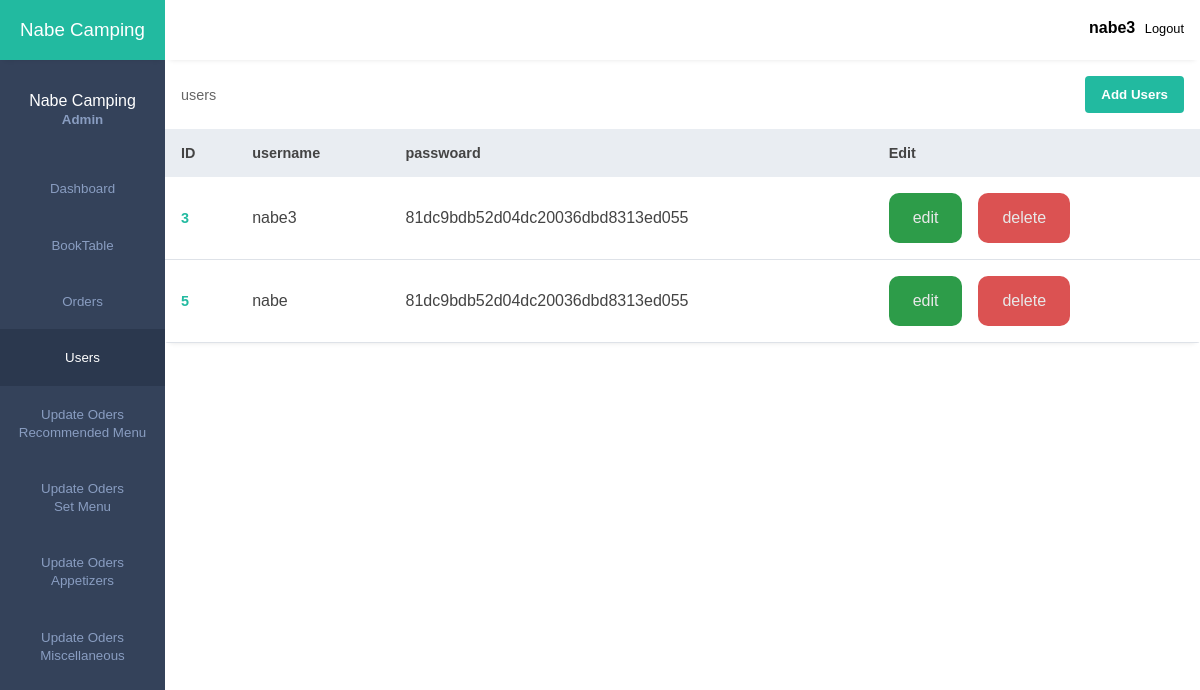
Page /aduser.php (signed in) on the committed database.
### tables this page shows
CREATE TABLE `user` (
  `ID` int(10) UNSIGNED NOT NULL,
  `username` varchar(100) NOT NULL,
  `password` varchar(100) NOT NULL
);

### aduser.php (the view, shortened to what this page needs)
<?php
    include('server.php');
?>
<!DOCTYPE html>
<html lang="en">
<head>
    <link rel="stylesheet" href="css/dashboardadmin.css">
    <link rel="stylesheet" href="css/styleuser.css">
    <link rel="stylesheet" href="https://maxst.icons8.com/vue-static/landings/line-awesome/line-awesome/1.3.0/css/line-awesome.min.css">
</head>
<body>
    <div class="sidebar">
        <div class="side-header">
            <h3><span>Nabe Camping</span></h3>
        </div>
        <div class="side-content">
            <div class="profile">
                <h4>Nabe Camping</h4>
                <small>Admin</small>
            </div>
            <div class="side-menu">
                <ul>
                    <li>
                       <a href="dashboard.php">
                            <small>Dashboard</small>
                        </a>
                    </li>
                       <a href="booking.php">
                            <small>BookTable</small>
                        </a>
                    <li>
                       <a href="Oders.php">
                            <small>Orders</small>
                        </a>
                    </li>
                    <li>
                       <a href="aduser.php" class="active">
                            <small>Users</small>
                        </a>
                    </li>
                    <li>
                       <a href="updateoder_rec.php">
                            <small>Update Oders <br>Recommended Menu </small>
                        </a>
                    </li>
                    <li>
                       <a href="updateoder_set.php">
                            <small>Update Oders <br>Set Menu</small>
                        </a>
                    </li>
                    <li>
                       <a href="updateoder_app.php">
                            <small>Update Oders <br>Appetizers</small>
                        </a>
                    </li>
                    <li>
                       <a href="updateoder_mis.php">
                            <small>Update Oders <br> Miscellaneous </small>
                        </a>
                    </li>
                </ul>
            </div>
        </div>
    </div>
    <div class="main-content">
        <header>
            <div class="header-content">
                <div class="header-menu">
                    <div class="user">
                        <?php if (isset($_SESSION['username'])) : ?>
                        <p class="usernametext"><strong><?php echo $_SESSION['username'] ; ?></strong></p>
                        <a href="aduser.php?logout='1'"><span class="las la-power-off"></span></a>
                        <a href="aduser.php?logout='1'"><span class ="btnlogout">Logout</span></a>
                        <?php endif ?>
                    </div>
                </div>
            </div>
        </header>
        <main>
                <div class="records table-responsive">
                    <div class="record-header">
                        <div class="add">
                            <span>users</span>
                        </div>
                        <div class="add">
                            <a href="register.php"><button>Add Users</button></a>
                        </div>
                    </div>
                    <div>
                    <table width="100%">
                            <thead>
                                <tr>
                                    <th>ID</th>
                                    <th> username</th>
                                    <th> passwoard</th>
                                    <th> Edit</th>
                                </tr>
                            </thead>
                        <tbody>
                                    <?php
                                        $query = "SELECT * FROM user";
                                        $query_run = mysqli_query($conn, $query);
                                        if (mysqli_num_rows($query_run) > 0)
                                        {
                                            foreach($query_run as $row)
                                            {
                                                ?>
                                                <tr>
                                                    <td><?= $row['ID']; ?></td>
                                                    <td><?= $row['username']; ?></td>
                                                    <td><?= $row['password']; ?></td>
                                                    <td>
                                                        <div class="btnuser">
                                                            <a href="aduser_edit.php?id=<?= $row['ID'];?>"><button class="btn1 primary-btn1">edit</button></a>
                                                            <form action="aduser_edit_db.php" method="POST">
                                                                <button class="btn2 primary-btn2" name="user_delete" value="<?= $row['ID']; ?>" type="submit">delete</button>
                                                            </form>
                                                        </div>
                                                    </td>
                                                </tr>
                                                <?php
                                            }
                                        }
                                        else
                                        {
                                            ?>
                                                <tr>
                                                    <td colspan="3">No Record not Found</td>
                                                </tr>
                                            <?php
                                        }
                                    ?>
                        </tbody>
                    </table>
                    </div>
                </div>
            </div>
</body>
</html>

### css/dashboardadmin.css (style rules this page uses)
:root { --main-color: #22BAA0; --color-dark: #34425A; --text-grey: #B0B0B0; --black1 :#000000; --green: #2d9c49; --white1: #e8e8e8; --red : #db5252; --orange: #e79121; }
.btnlogout { color: var(--black1); }
* { margin: 0; padding: 0; text-decoration: none; list-style-type: none; box-sizing: border-box; font-family: 'Merriweather', sans-serif; }
.btnlogout { font-family: 'Merriweather', sans-serif; }
.sidebar { position: fixed; height: 100%; width: 165px; left: 0; bottom: 0; top: 0; z-index: 100; background: var(--color-dark); transition: left 300ms; }
.side-header { box-shadow: 0px 5px 5px -5px rgb(0 0 0 /10%); background: var(--main-color); height: 60px; display: flex; justify-content: center; align-items: center; }
.side-header h3, side-head span { color: #fff; font-weight: 400; }
.side-content { height: calc(100vh - 60px); overflow: auto; }
.profile { text-align: center; padding: 2rem 0rem; }
.profile h4 { color: #fff; font-weight: 500; }
.profile small { color: #899DC1; font-weight: 600; }
.sidebar { overflow-y: auto; }
.side-menu ul { text-align: center; }
.side-menu a { display: block; padding: 1.2rem 0rem; }
.side-menu a.active { background: #2B384E; }
.side-menu a.active span, .side-menu a.active small { color: #fff; }
.side-menu a span, .side-menu a small { color: #899DC1; }
.main-content { margin-left: 165px; width: calc(100% - 165px); transition: margin-left 300ms; }
header { position: fixed; right: 0; top: 0; left: 165px; z-index: 100; height: 60px; box-shadow: 0px 5px 5px -5px rgb(0 0 0 /10%); background: #fff; transition: left 300ms; }
.header-content, .header-menu { display: flex; align-items: center; }
.header-content { justify-content: space-between; padding: 0rem 1rem; padding-top: 1.2rem; }
.header-menu { justify-content: flex-end; }
.user { display: flex; align-items: center; }
.usernametext { font-size: 1rem; text-align: center; }
.user span:last-child { display: inline-block; margin-left: .3rem; font-size: .8rem; }
main { margin-top: 60px; }
.records { box-shadow: 0px 5px 5px -5px rgb(0 0 0 / 10%); background: #fff; border-radius: 3px; }
.record-header { padding: 1rem; display: flex; justify-content: space-between; align-items: center; }
.add, .browse { display: flex; align-items: center; }
.add span { display: inline-block; margin-right: .6rem; font-size: .9rem; color: #666; }
input, button, select { outline: none; }
.add button { background: var(--main-color); color: #fff; height: 37px; border-radius: 4px; padding: 0rem 1rem; border: none; font-weight: 600; cursor: pointer; }
.table-responsive { width: 100%; overflow: auto; }
table { border-collapse: collapse; }
table thead tr { background: #e9edf2; }
table thead th { padding: 1rem 1rem; text-align: left; color: #444; font-size: .9rem; }
table thead th:first-child { padding-left: 1rem; }
table tbody td { padding: 1rem 1rem; color: #444; }
table tbody td:first-child { padding-left: 1rem; color: var(--main-color); font-weight: 600; font-size: .9rem; }
table tbody tr { border-bottom: 1px solid #dee2e8; }
.btn1 { color: var(--green); border-radius: 10px; font-size: 1rem; padding: 1rem 1.5rem; border: none; }
.btn2 { color: var(--red); border-radius: 10px; font-size: 1rem; padding: 1rem 1.5rem; border: none; }
.primary-btn1 { color: var(--white1); background: var(--green); cursor: pointer; }
.primary-btn2 { color: var(--white1); background: var(--red); cursor: pointer; }

### css/styleuser.css (style rules this page uses)
.btnuser { display: flex; gap: 1rem; }

### rows in the picture
user: ID "3", username "nabe3", password "81dc9bdb52d04dc20036dbd8313ed055"
user: ID "5", username "nabe", password "81dc9bdb52d04dc20036dbd8313ed055"

### other values in the picture
$_SESSION['username'] "nabe3"
